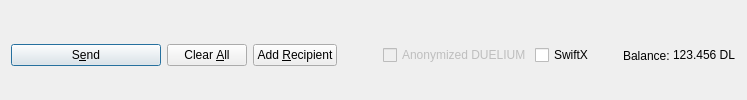
         <widget class="QFrame" name="frame_Send">
          <layout class="QHBoxLayout" name="horizontalLayout">
           <property name="bottomMargin">
            <number>0</number>
           </property>
           <item>
            <widget class="QPushButton" name="sendButton">
             <property name="minimumSize">
              <size>
               <width>150</width>
               <height>0</height>
              </size>
             </property>
             <property name="toolTip">
              <string>Confirm the send action</string>
             </property>
             <property name="text">
              <string>S&amp;end</string>
             </property>
             <property name="icon">
              <iconset resource="../DUELIUM.qrc">
               <normaloff>:/icons/send</normaloff>:/icons/send</iconset>
             </property>
             <property name="autoDefault">
              <bool>false</bool>
             </property>
             <property name="default">
              <bool>true</bool>
             </property>
            </widget>
           </item>
           <item>
            <widget class="QPushButton" name="clearButton">
             <property name="sizePolicy">
              <sizepolicy hsizetype="Minimum" vsizetype="Fixed">
               <horstretch>0</horstretch>
               <verstretch>0</verstretch>
              </sizepolicy>
             </property>
             <property name="toolTip">
              <string>Clear all fields of the form.</string>
             </property>
             <property name="text">
              <string>Clear &amp;All</string>
             </property>
             <property name="icon">
              <iconset resource="../DUELIUM.qrc">
               <normaloff>:/icons/remove</normaloff>:/icons/remove</iconset>
             </property>
             <property name="autoDefault">
              <bool>false</bool>
             </property>
            </widget>
           </item>
           <item>
            <widget class="QPushButton" name="addButton">
             <property name="toolTip">
              <string>Send to multiple recipients at once</string>
             </property>
             <property name="text">
              <string>Add &amp;Recipient</string>
             </property>
             <property name="icon">
              <iconset resource="../DUELIUM.qrc">
               <normaloff>:/icons/add</normaloff>:/icons/add</iconset>
             </property>
             <property name="autoDefault">
              <bool>false</bool>
             </property>
            </widget>
           </item>
           <item>
            <spacer name="horizontalSpacer">
             <property name="orientation">
              <enum>Qt::Horizontal</enum>
             </property>
             <property name="sizeHint" stdset="0">
              <size>
               <width>40</width>
               <height>20</height>
              </size>
             </property>
            </spacer>
           </item>
           <item>
            <layout class="QHBoxLayout" name="horizontalLayout_2">
             <property name="spacing">
              <number>3</number>
             </property>
             <item>
              <widget class="QCheckBox" name="checkzDL">
               <property name="enabled">
                <bool>false</bool>
               </property>
               <property name="text">
                <string>Anonymized DUELIUM</string>
               </property>
              </widget>
             </item>
             <item>
              <widget class="QCheckBox" name="checkSwiftTX">
               <property name="enabled">
                <bool>true</bool>
               </property>
               <property name="minimumSize">
                <size>
                 <width>85</width>
                 <height>0</height>
                </size>
               </property>
               <property name="text">
                <string>SwiftX</string>
               </property>
              </widget>
             </item>
             <item>
              <widget class="QLabel" name="label">
               <property name="text">
                <string>Balance:</string>
               </property>
              </widget>
             </item>
             <item>
              <widget class="QLabel" name="labelBalance">
               <property name="sizePolicy">
                <sizepolicy hsizetype="Preferred" vsizetype="Fixed">
                 <horstretch>0</horstretch>
                 <verstretch>0</verstretch>
                </sizepolicy>
               </property>
               <property name="cursor">
                <cursorShape>IBeamCursor</cursorShape>
               </property>
               <property name="text">
                <string notr="true">123.456 DL</string>
               </property>
               <property name="textInteractionFlags">
                <set>Qt::LinksAccessibleByMouse|Qt::TextSelectableByKeyboard|Qt::TextSelectableByMouse</set>
               </property>
              </widget>
             </item>
            </layout>
           </item>
          </layout>
         </widget>
